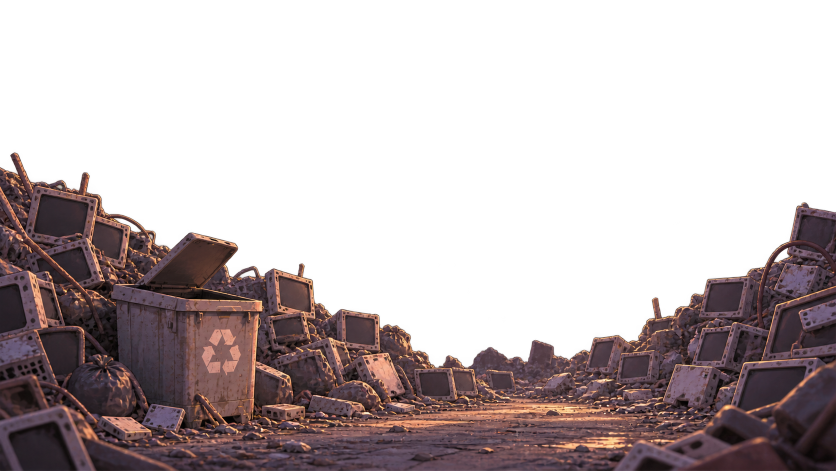
#> input picture UI Background/Game1-1.png, 1672 x 941 px (shown at 1/2 size); its folder holds 4 pictures in this run
$ python make_g1_layers.py
#> lines starting #> are read from the running program, lines starting #| are printed output that depends on the picture
# make_g1_layers.py — เตรียมฉากหลังเกม 1 แบบหลายชั้น (parallax) จาก UI Background/Game1-1..4.png
#   layer1 = กองขยะ + ถนน (ใกล้สุด)   layer2 = ตึกพัง + เสาไฟข้างถนน   layer3 = เมืองไกล + สะพานลอย   layer4 = ท้องฟ้า + ดวงอาทิตย์
#   จอของผู้เล่นแต่ละคนเป็นแนวตั้ง (960x1080) ต้องการพื้นใต้เส้นขอบฟ้ามากกว่าในภาพต้นฉบับ (แนวนอน)
#   -> ยืดเฉพาะส่วน "พื้น" ใต้จุดลับตาของ layer1 ลงด้านล่าง (GROUND_STRETCH เท่า) กองขยะ/ตึกไม่ถูกยืด
#   ผลลัพธ์: Assets/Game/Resources/Sprites/g1/layer1..4.png + บันทึกจุดลับตาของแต่ละชั้นใน layers.json
# รัน: python Tools/make_g1_layers.py   แล้วกดเมนู RTE > Setup Intro Assets ใน Unity
import json, os
from PIL import Image

ROOT = os.path.dirname(os.path.dirname(os.path.abspath(__file__)))
SRC = os.path.join(ROOT, "UI Background")
OUT = os.path.join(ROOT, "Assets", "Game", "Resources", "Sprites", "g1")
os.makedirs(OUT, exist_ok=True)

# จุดลับตาของแต่ละชั้น (สัดส่วนจากซ้าย, จากบน) วัดจากภาพ: ปลายถนน / ปลายถนนระหว่างตึก / ใต้สะพาน / ดวงอาทิตย์
VANISH = {1: (0.52, 0.78), 2: (0.60, 0.82), 3: (0.60, 0.66), 4: (0.68, 0.52)}
GROUND_STRETCH = 2.2


def main():
    info = {}
    for i in (1, 2, 3, 4):
        im = Image.open(os.path.join(SRC, f"Game1-{i}.png")).convert("RGBA")
#> im is the input picture: PIL image 1672x941 RGBA; mean R, G, B, A 37.4, 26.9, 27.8, 101.5
        w, h = im.size
#> w = 1672; h = 941
        vx, vy = VANISH[i]
        if i == 1:
            cut = int(h * vy)
#> cut = 733
            top = im.crop((0, 0, w, cut))
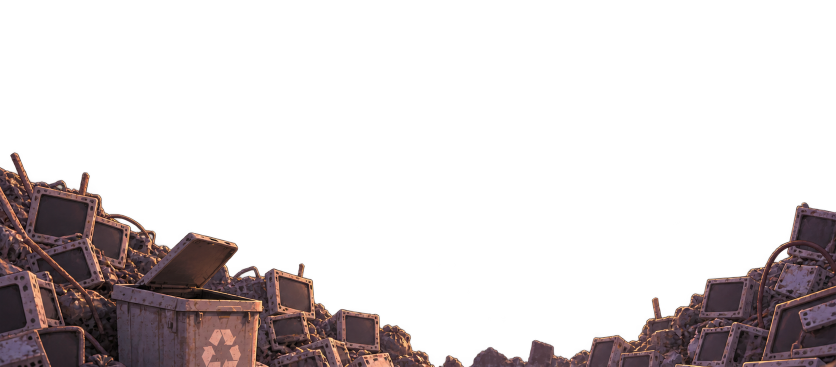
#> top: PIL image 1672x733 RGBA (shown at 1/2 size); mean R, G, B, A 21.8, 15.8, 16.2, 58.9; transparent parts drawn white
            ground = im.crop((0, cut, w, h)).resize((w, int((h - cut) * GROUND_STRETCH)), Image.LANCZOS)
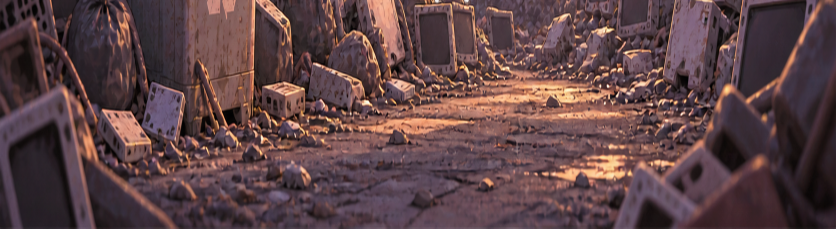
#> ground: PIL image 1672x457 RGBA (shown at 1/2 size); mean R, G, B, A 91.8, 65.8, 68.3, 251.8; transparent parts drawn white
            out = Image.new("RGBA", (w, top.height + ground.height))
#> out: PIL image 1672x1190 RGBA; every value is 0
            out.paste(top, (0, 0)); out.paste(ground, (0, cut))
#> after `out.paste(top, (0, 0))`:
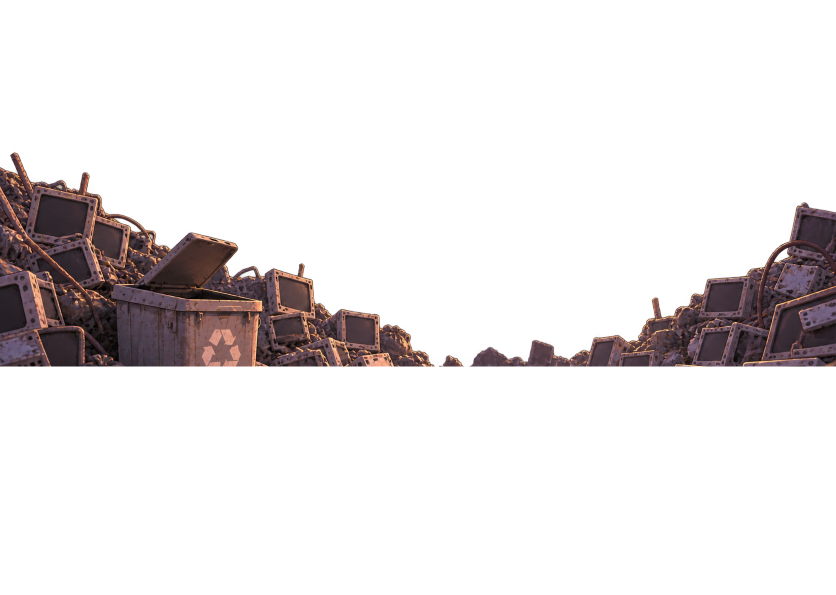
#> out: PIL image 1672x1190 RGBA (shown at 1/2 size); mean R, G, B, A 13.4, 9.7, 10, 36.3; transparent parts drawn white
#> after `out.paste(ground, (0, cut))`:
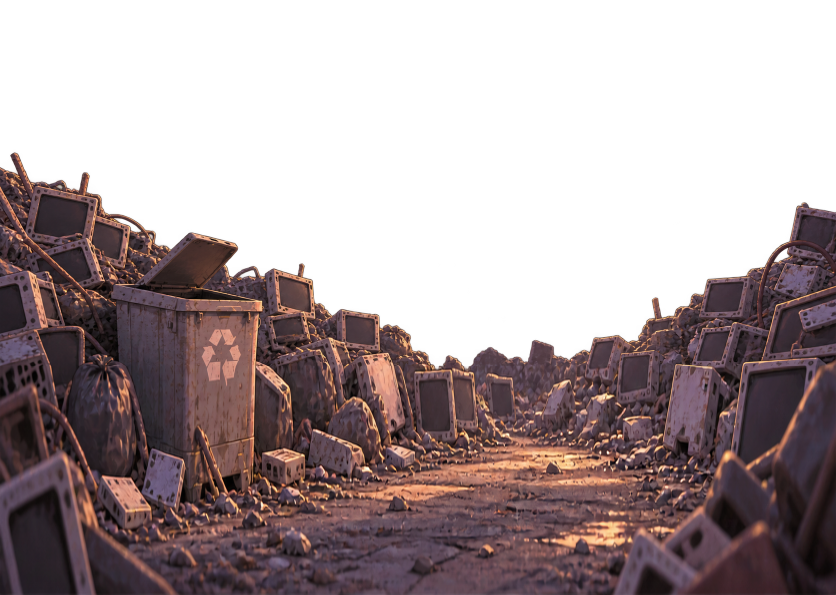
#> out: PIL image 1672x1190 RGBA (shown at 1/2 size); mean R, G, B, A 48.7, 35, 36.2, 133; transparent parts drawn white
            im, vy = out, cut / out.height
#> vy = 0.616
        if i == 4:
            im = im.convert("RGB")
        im.save(os.path.join(OUT, f"layer{i}.png"))
        info[f"layer{i}"] = {"w": im.width, "h": im.height, "pivot_x": round(vx, 4), "pivot_y": round(1 - vy, 4)}  # pivot_y จากล่าง (แบบ Unity)
        print(i, info[f"layer{i}"])
#| 1 {'w': 1672, 'h': 1190, 'pivot_x': 0.52, 'pivot_y': 0.384}
    with open(os.path.join(OUT, "layers.json"), "w", encoding="utf-8") as f:
        json.dump(info, f, indent=1)


if __name__ == "__main__":
    main()
